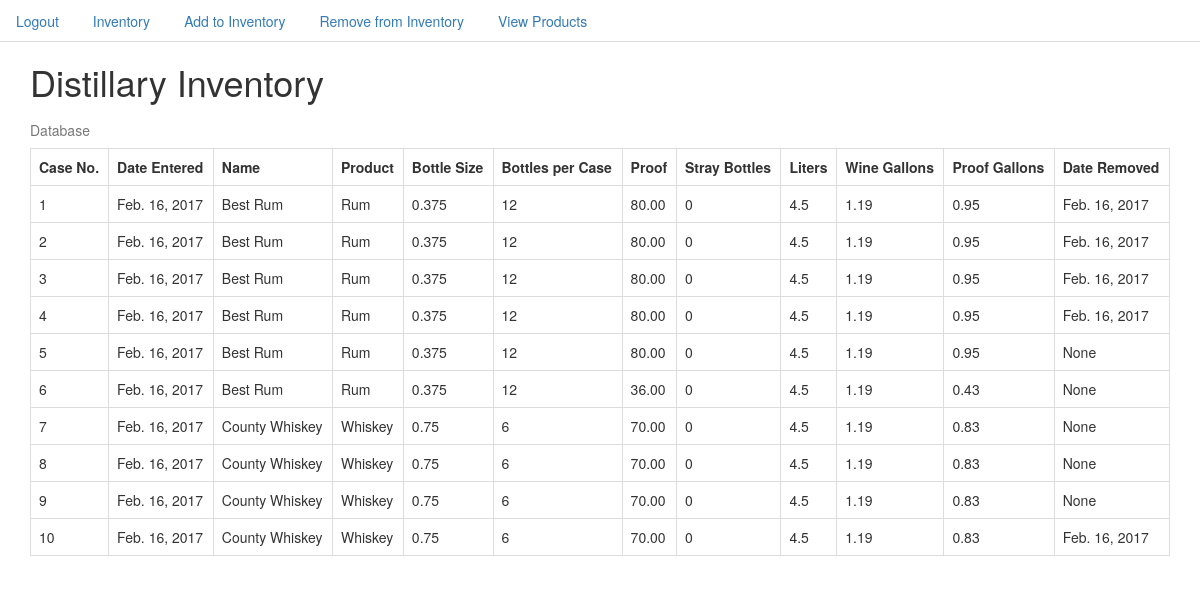
The page /inventory/ (signed in) on the database as committed earlier.
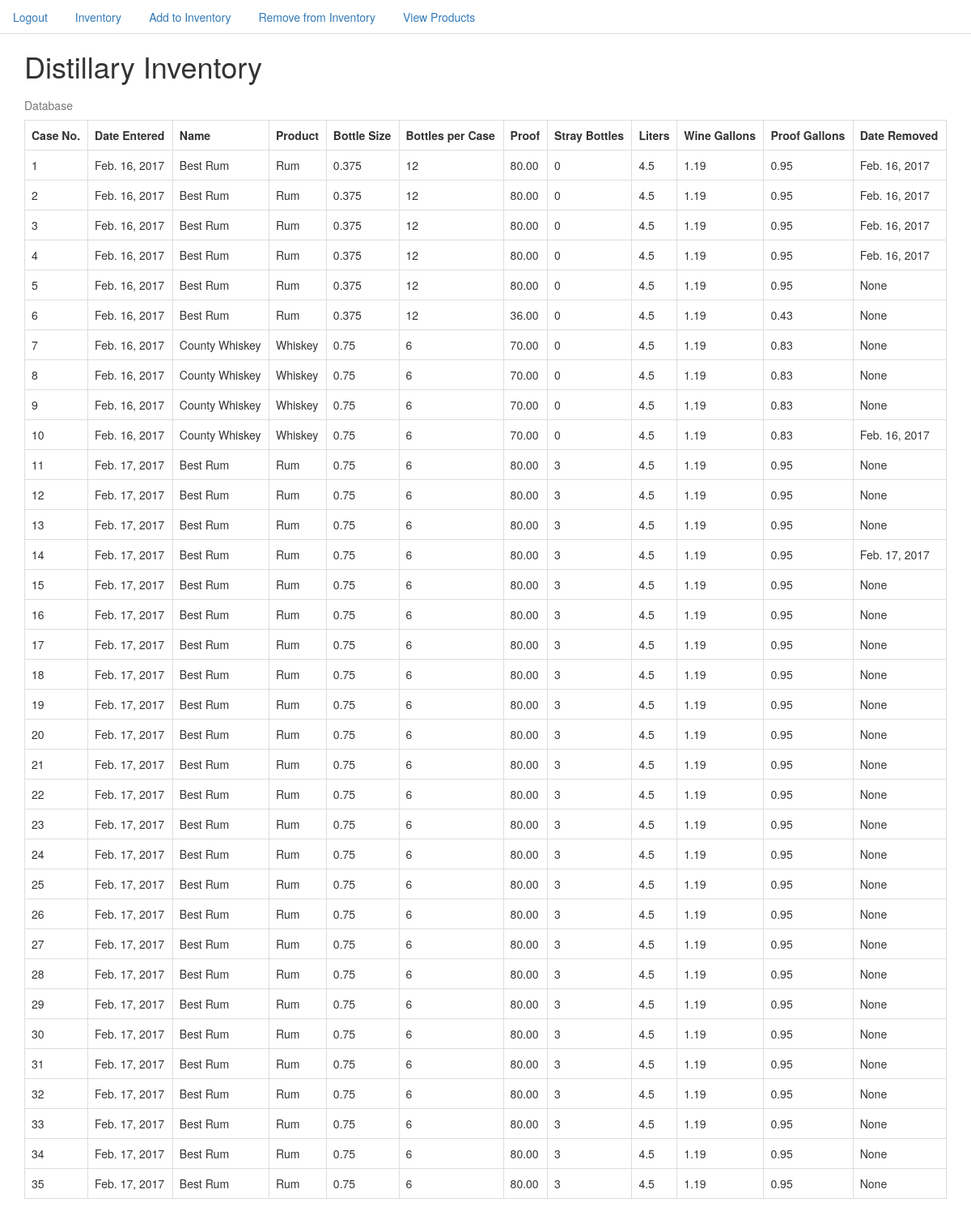
The same page on the database as committed later.
### inventory/models.py (models this page shows)
class InventoryItem(models.Model):
    case_number = models.IntegerField()
    date_assigned = models.DateField(auto_now_add=True)
    name = models.ForeignKey(Product, on_delete=models.PROTECT)
    bottles_per_case = models.IntegerField()
    proof = models.DecimalField(max_digits=5,decimal_places=2)
    number_of_cases = models.IntegerField()
    stray_bottles = models.IntegerField(null=True,blank=True)
    date_removed = models.DateField(null=True,blank=True)
    invoice_number = models.IntegerField()
    @property
    def bottle_size(self):
        if self.bottles_per_case == 6:
            return .750
        elif self.bottles_per_case == 12:
            return .375
        else:
            pass
    @property
    def product(self):
        return self.name.product_type
    @property
    def liters(self):
        return self.bottle_size * self.bottles_per_case
    @property
    def wine_gallons(self):
        return round((self.liters * .264172),2)
    @property
    def proof_gallons(self):
        return round((int(self.proof)/100 * self.wine_gallons), 2)

class Product(models.Model):
    product_name = models.CharField(max_length=50)
    product_type = models.CharField(max_length=50)
    invoice_number = models.IntegerField()
    def __str__(self):
        return str(self.product_name)

### inventory/views.py (the view)
# urls.py: url(r'^inventory/$', InventoryListView.as_view(), name='inventory_list_view'),
class InventoryListView(LoginRequiredMixin, ListView):
    model = InventoryItem

### templates/inventory/inventoryitem_list.html
{% extends 'base.html' %}
{% block content %}
<div class="container">
  <h1>Distillary Inventory</h1>
<table  class="table table-bordered" >
    <caption>Database</caption>
  <tr>
    <th>Case No. </th>
    <th>Date Entered</th>
    <th>Name</th>
    <th>Product</th>
    <th>Bottle Size</th>
    <th>Bottles per Case</th>
    <th>Proof</th>
    <th>Stray Bottles</th>
    <th>Liters</th>
    <th>Wine Gallons</th>
    <th>Proof Gallons</th>
    <th>Date Removed</th>
  </tr>
  {% for item in object_list %}
  <tr>
    <td>{{item.case_number}}</td>
    <td>{{item.date_assigned}}</td>
    <td>{{item.name}}</td>
    <td>{{item.product}}</td>
    <td>{{item.bottle_size}}</td>
    <td>{{item.bottles_per_case}}</td>
    <td>{{item.proof}}</td>
    <td>{{item.stray_bottles}}</td>
    <td>{{item.liters}}</td>
    <td>{{item.wine_gallons}}</td>
    <td>{{item.proof_gallons}}</td>
    <td>{{item.date_removed}}</td>
  </tr>
  {% endfor %}
</div>
{% endblock %}

### templates/base.html (shortened to what this page needs)
{% load staticfiles %}
<!DOCTYPE html>
<html>
<head>
    <link rel="stylesheet" href="{% static 'css/bootstrap.css' %}" media="screen" title="no title">
  </head>
<body>
  <ul class="nav nav-tabs">
    {% if not request.user.is_authenticated %}
       <li role="presentation"><a href="{% url 'login' %}">Login</a></li>
       <li role="presentation"><a href="{% url 'user_create_view' %}">Create User Account</a></li>
        {% else %}
           <li role="presentation"><a href="{% url 'logout' %}?next={% url 'inventory_list_view' %}">Logout</a></li>
         {% endif %}
    <li role="presentation" ><a href="{% url 'inventory_list_view' %}">Inventory</a></li>
  <li role="presentation"><a href="{% url 'inventory_form_view' %}">Add to Inventory</a></li>
  {% if object_list|length == 0 %}
  {% else %}
  <li role="presentation"><a href="{% url 'inventory_removal_view' %}">Remove from Inventory</a></li>
  {% endif %}
  <li role="presentation"><a href="{% url 'product_list_view' %}">View Products </a></li>
  </ul>
  {% block content %}
  {% endblock %}
</body>

### templates/base.html (style rules this page uses)
body { background-color: white; }

Rows that differ between the two databases and show on the page:
added InventoryItem: case_number "11", date_assigned "Feb. 17, 2017", name "Best Rum", product "Rum", bottle_size "0.75", bottles_per_case "6", proof "80.00", stray_bottles "3", liters "4.5", wine_gallons "1.19", proof_gallons "0.95", date_removed "None"
added InventoryItem: case_number "12", date_assigned "Feb. 17, 2017", name "Best Rum", product "Rum", bottle_size "0.75", bottles_per_case "6", proof "80.00", stray_bottles "3", liters "4.5", wine_gallons "1.19", proof_gallons "0.95", date_removed "None"
added InventoryItem: case_number "13", date_assigned "Feb. 17, 2017", name "Best Rum", product "Rum", bottle_size "0.75", bottles_per_case "6", proof "80.00", stray_bottles "3", liters "4.5", wine_gallons "1.19", proof_gallons "0.95", date_removed "None"
added InventoryItem: case_number "14", date_assigned "Feb. 17, 2017", name "Best Rum", product "Rum", bottle_size "0.75", bottles_per_case "6", proof "80.00", stray_bottles "3", liters "4.5", wine_gallons "1.19", proof_gallons "0.95", date_removed "Feb. 17, 2017"
added InventoryItem: case_number "15", date_assigned "Feb. 17, 2017", name "Best Rum", product "Rum", bottle_size "0.75", bottles_per_case "6", proof "80.00", stray_bottles "3", liters "4.5", wine_gallons "1.19", proof_gallons "0.95", date_removed "None"
added InventoryItem: case_number "16", date_assigned "Feb. 17, 2017", name "Best Rum", product "Rum", bottle_size "0.75", bottles_per_case "6", proof "80.00", stray_bottles "3", liters "4.5", wine_gallons "1.19", proof_gallons "0.95", date_removed "None"
added InventoryItem: case_number "17", date_assigned "Feb. 17, 2017", name "Best Rum", product "Rum", bottle_size "0.75", bottles_per_case "6", proof "80.00", stray_bottles "3", liters "4.5", wine_gallons "1.19", proof_gallons "0.95", date_removed "None"
added InventoryItem: case_number "18", date_assigned "Feb. 17, 2017", name "Best Rum", product "Rum", bottle_size "0.75", bottles_per_case "6", proof "80.00", stray_bottles "3", liters "4.5", wine_gallons "1.19", proof_gallons "0.95", date_removed "None"
added InventoryItem: case_number "19", date_assigned "Feb. 17, 2017", name "Best Rum", product "Rum", bottle_size "0.75", bottles_per_case "6", proof "80.00", stray_bottles "3", liters "4.5", wine_gallons "1.19", proof_gallons "0.95", date_removed "None"
added InventoryItem: case_number "20", date_assigned "Feb. 17, 2017", name "Best Rum", product "Rum", bottle_size "0.75", bottles_per_case "6", proof "80.00", stray_bottles "3", liters "4.5", wine_gallons "1.19", proof_gallons "0.95", date_removed "None"
added InventoryItem: case_number "21", date_assigned "Feb. 17, 2017", name "Best Rum", product "Rum", bottle_size "0.75", bottles_per_case "6", proof "80.00", stray_bottles "3", liters "4.5", wine_gallons "1.19", proof_gallons "0.95", date_removed "None"
added InventoryItem: case_number "22", date_assigned "Feb. 17, 2017", name "Best Rum", product "Rum", bottle_size "0.75", bottles_per_case "6", proof "80.00", stray_bottles "3", liters "4.5", wine_gallons "1.19", proof_gallons "0.95", date_removed "None"
added InventoryItem: case_number "23", date_assigned "Feb. 17, 2017", name "Best Rum", product "Rum", bottle_size "0.75", bottles_per_case "6", proof "80.00", stray_bottles "3", liters "4.5", wine_gallons "1.19", proof_gallons "0.95", date_removed "None"
added InventoryItem: case_number "24", date_assigned "Feb. 17, 2017", name "Best Rum", product "Rum", bottle_size "0.75", bottles_per_case "6", proof "80.00", stray_bottles "3", liters "4.5", wine_gallons "1.19", proof_gallons "0.95", date_removed "None"
added InventoryItem: case_number "25", date_assigned "Feb. 17, 2017", name "Best Rum", product "Rum", bottle_size "0.75", bottles_per_case "6", proof "80.00", stray_bottles "3", liters "4.5", wine_gallons "1.19", proof_gallons "0.95", date_removed "None"
added InventoryItem: case_number "26", date_assigned "Feb. 17, 2017", name "Best Rum", product "Rum", bottle_size "0.75", bottles_per_case "6", proof "80.00", stray_bottles "3", liters "4.5", wine_gallons "1.19", proof_gallons "0.95", date_removed "None"
added InventoryItem: case_number "27", date_assigned "Feb. 17, 2017", name "Best Rum", product "Rum", bottle_size "0.75", bottles_per_case "6", proof "80.00", stray_bottles "3", liters "4.5", wine_gallons "1.19", proof_gallons "0.95", date_removed "None"
added InventoryItem: case_number "28", date_assigned "Feb. 17, 2017", name "Best Rum", product "Rum", bottle_size "0.75", bottles_per_case "6", proof "80.00", stray_bottles "3", liters "4.5", wine_gallons "1.19", proof_gallons "0.95", date_removed "None"
added InventoryItem: case_number "29", date_assigned "Feb. 17, 2017", name "Best Rum", product "Rum", bottle_size "0.75", bottles_per_case "6", proof "80.00", stray_bottles "3", liters "4.5", wine_gallons "1.19", proof_gallons "0.95", date_removed "None"
added InventoryItem: case_number "30", date_assigned "Feb. 17, 2017", name "Best Rum", product "Rum", bottle_size "0.75", bottles_per_case "6", proof "80.00", stray_bottles "3", liters "4.5", wine_gallons "1.19", proof_gallons "0.95", date_removed "None"
added InventoryItem: case_number "31", date_assigned "Feb. 17, 2017", name "Best Rum", product "Rum", bottle_size "0.75", bottles_per_case "6", proof "80.00", stray_bottles "3", liters "4.5", wine_gallons "1.19", proof_gallons "0.95", date_removed "None"
added InventoryItem: case_number "32", date_assigned "Feb. 17, 2017", name "Best Rum", product "Rum", bottle_size "0.75", bottles_per_case "6", proof "80.00", stray_bottles "3", liters "4.5", wine_gallons "1.19", proof_gallons "0.95", date_removed "None"
added InventoryItem: case_number "33", date_assigned "Feb. 17, 2017", name "Best Rum", product "Rum", bottle_size "0.75", bottles_per_case "6", proof "80.00", stray_bottles "3", liters "4.5", wine_gallons "1.19", proof_gallons "0.95", date_removed "None"
added InventoryItem: case_number "34", date_assigned "Feb. 17, 2017", name "Best Rum", product "Rum", bottle_size "0.75", bottles_per_case "6", proof "80.00", stray_bottles "3", liters "4.5", wine_gallons "1.19", proof_gallons "0.95", date_removed "None"
added InventoryItem: case_number "35", date_assigned "Feb. 17, 2017", name "Best Rum", product "Rum", bottle_size "0.75", bottles_per_case "6", proof "80.00", stray_bottles "3", liters "4.5", wine_gallons "1.19", proof_gallons "0.95", date_removed "None"
